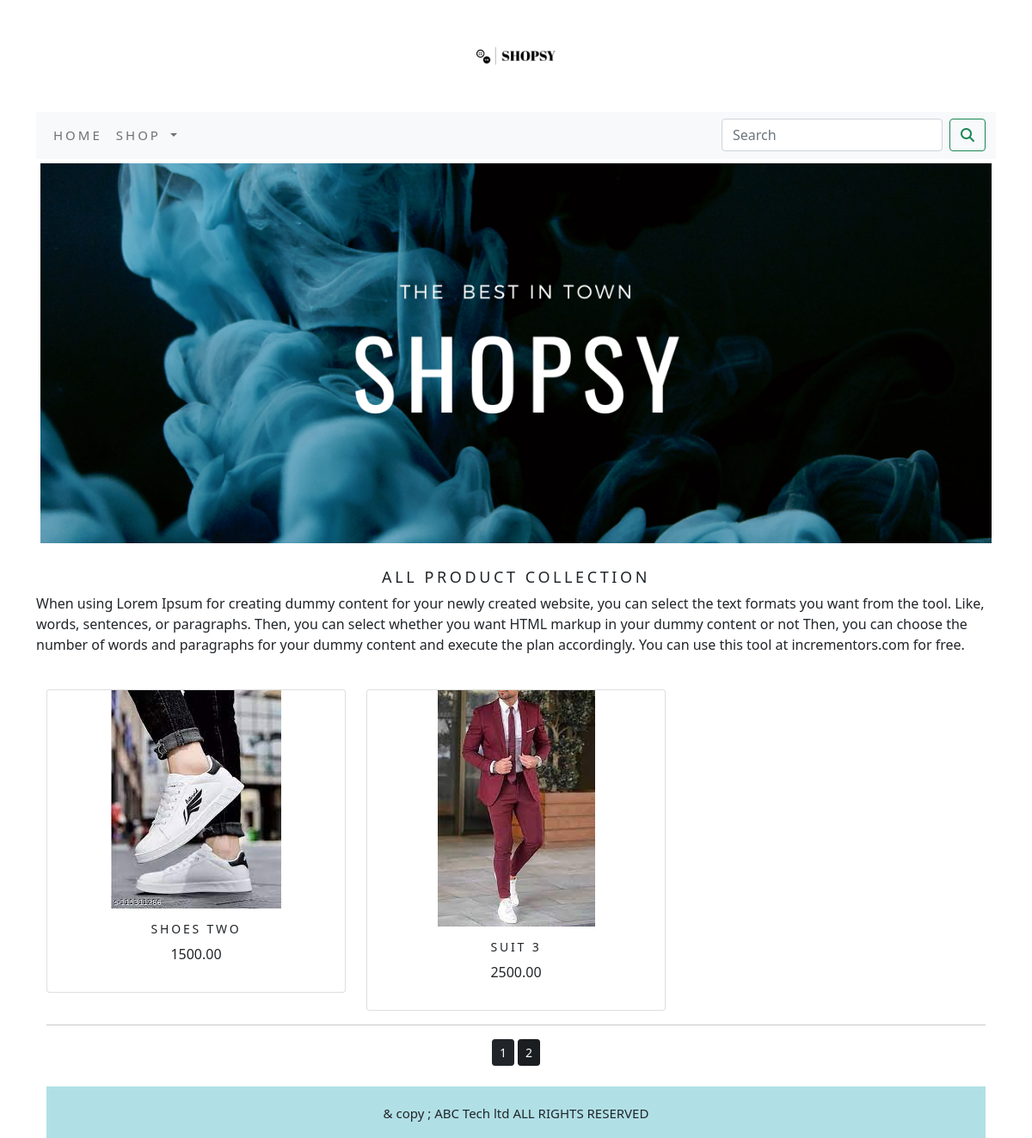
Screenshot of /?page=2 with the database file from the repository.
### ecomapp/models.py (models this page shows, shortened)
class Product(models.Model):
    name = models.CharField(max_length=200, unique=True)
    slug = models.SlugField(max_length=200, unique=True)
    description = models.TextField(blank=True)
    price = models.DecimalField(max_digits=10, decimal_places=2)
    category = models.ForeignKey(Category, on_delete=models.CASCADE)
    image = models.ImageField(upload_to='Product', blank=True)
    stock = models.IntegerField()
    available = models.BooleanField(default=True)
    created = models.DateTimeField(auto_now_add=True)
    updated = models.DateTimeField(auto_now=True)
    def get_url(self):
        return reverse('ecomapp:proDetail',args=[self.category.slug,self.slug])
    class Meta:
        ordering = ('name',)
        verbose_name = 'Product'
        verbose_name_plural = 'Products'

### ecomapp/views.py (the view)
# urls.py: path('',views.AllProductCategory,name='AllProductCategory'),
def AllProductCategory(request, category_slug=None):
    category_page = None
    products_list = None
    if category_slug != None:
        category_page = get_object_or_404(Category, slug=category_slug)
        products_list = Product.objects.all().filter(category=category_page, available=True)
    else:
        products_list = Product.objects.all().filter(available=True)
    paginator = Paginator(products_list, 6)
    try:
        page1 = int(request.GET.get('page', '1'))
    except:
        page1 = 1
    try:
        products = paginator.page(page1)
    except (EmptyPage, InvalidPage):
        products = paginator.page(paginator.num_pages)
    return render(request, "category.html", {'category': category_page, 'products': products})

### cart/context_processors.py (called while the page is built)
def counter(request):
    item_count = 0
    if 'admin' in request.path:
        return {}
    else:
        try:
            cart = Cart.objects.filter(cart_id=cart_id2(request))
            cart_items = CartItem.objects.all().filter(cart=cart[:1])
            for cart_item in cart_items:
                item_count += cart_item.quantity
        except Cart.DoesNotExist:
            item_count = 0
    return dict(item_count=item_count)

### cart/views.py (called while the page is built)
def cart_id2(request):
    cart = request.session.session_key
    if not cart:
        cart = request.session.create()
    return cart

### ecomapp/context_processors.py (called while the page is built)
def menu_links(request):
    links = Category.objects.all()
    return dict(links=links)

### ecomapp/models.py (called while the page is built)
    def get_url(self):
        return reverse('ecomapp:Products_by_Category', args=[self.slug])

### template/category.html (shortened to what this page needs)
{% extends 'base.html' %}
{% load static %}
{% block content %}
<div class="mx_auto">
    {% if category %}
    <img class="my_image" src="{{category.image.url}}" alt="{{category.name}}">
</div><br>
<div>
    <h1 class="text-center my_title">{{category.name}}</h1>
    <p class="text-justify">{{category.description}}</p>
</div>
{% else %}
<div>
    <img class="my_image my_image_padding" src="{% static 'img/banner.png' %}"  alt="our products" width="100%" height="300px">
</div><br>
<div>
    <h1 class="text-center my_title">ALL PRODUCT COLLECTION</h1>
    <p class="text-justify">When using Lorem Ipsum for creating dummy content for your newly created website, you can select the text formats you want from the tool. Like, words, sentences, or paragraphs.
Then, you can select whether you want HTML markup in your dummy content or not
Then, you can choose the number of words and paragraphs for your dummy content and execute the plan accordingly.
You can use this tool at incrementors.com for free.</p>
</div>
{% endif %}
<br>
<div class="container">
    <div class="row mx_auto">
        {% for product in products.object_list %}
        <div class="my_bottom_margin col-9 col-sm-12 col-md-4 col-lg-4">
            <div class="card text-center" style="min-width:18rem">
                <a href="{{product.get_url}}">
                    <img src="{{product.image.url}}" alt="{{product.name}}"></a>
             <div class="card-body">
               <h4>{{product.name}}</h4>
                <p>{{product.price}}</p>
             </div>
            </div>
        </div>
        {% endfor %}
    </div>
    <div class="mx-auto">
        {% if products.paginator.num_pages > 1 %}
        <hr>
        <div class="text-center">
            {% for i in products.paginator.page_range %}
            <a href="?page={{i}}" class="btn btn-dark btn-sm {% if products.number == i %} active {% endif %}">{{i}}</a>
            {% endfor %}
        </div>
        {% endif %}
    </div>
</div>
{% endblock %}

### static/css/custom.css (style rules this page uses)
.my_image { width:100%; height:auto; }
.my_title { font-size:18px; text-transform:uppercase; letter-spacing:.2em; }
.my_image_padding { padding:5px; }
.my_bottom_margin { margin_bottom:15px; }
.card-body h4 { font-size:14px; text-transform:uppercase; letter-spacing:.2em; }

### rows the page displays
Product: image (picture), name "SHOES TWO", price "1500.00"
Product: image (picture), name "SUIT 3", price "2500.00"

### other values shown
{{ i }} "1" "2"
